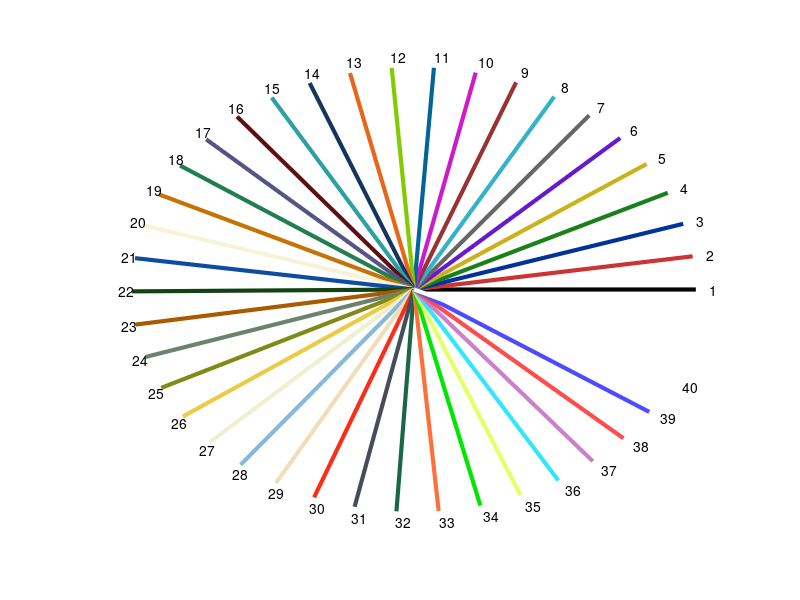

Write the MATLAB code that produced this figure.
% Color selecter: generating a 3-number vector code for a color.
% Syntax:
%            code = mycolor(colorcode,selectplate)
% Input:
%        [colorcode]: integer, selecting from the color plate
%                          e.g. colorcode = 3, means a dark blue from the defaultplate 'color'
%                                colorcode = 0 (default): will display the color plate assigned in a new figure
%                                colorcode = -1 ; return the colormap (3 * ?) matrix, specified in [selectplate]
%                                colorcode is a string (passed to selectplate), return colormap (as colorcode = -1);    
%        [selectplate]: a string, assign the plate you want to chose from
%                            'color': default
%                            'redblue': a red to blue bipolor scale
%                            'gray': a gray scale
%        * For detail of color plates type mycolor(0)
%                                                     mycolor(0,'redblue') 
%                                                     mycolor(0,'gray')
% Output: 
%        [code]: a vector of size 3, the code for the selected color
%-------------------------------------------------------------------------------
%
% Example: use in plot function
%
%            plot([1:10], rand(1,10),'color',mycolor(3))
%
% Example: to display color plate
%
%            mycolor(0,'redblue')         % display the red-blue color map
%            mycolor                            % equals to mycolor(0,'color') or mycolor(0), display the default color map
%
% Example: return colormap
%           cmap = mycolor(-1)
%           cmap = mycolor('color')
%           cmap = mycolor('redblue')        
%
% update 2015/09/21: mycolor(0) will display the color plate in a new figure
%                                add an optional input to select 'redblue' and 'gray' plate
% update 2015/10/14: can take zero argument
% update 2015/10/29: Add usage as colormap
% update 2016/07/28: Add some colors, and white
function code = mycolor(colorcode, selectplate)
if (nargin < 1), colorcode = 0; end;

if (nargin < 2) 
        if ischar(colorcode)
        selectplate = colorcode; colorcode = -1; % set it -1 so it won't be passed through other output
         % output is the whole colormap   
        else
         selectplate = 'color' ;      
        end
end

%% Making color map

mycolors(1,:) = ([0 0 0]);
mycolors(2,:) = ([0.8 0.2 0.2]);
mycolors(3,:) = ([0.0 0.2 0.6]);
mycolors(4,:) = ([0.1 0.5 0.1]);
mycolors(5,:) = ([0.8 0.7 0.1]);
mycolors(6,:) = ([0.4 0.1 0.8]);
mycolors(7,:) = ([0.4 0.4 0.4]);
mycolors(8,:) = ([0.2 0.7 0.8]);
mycolors(9,:) = ([0.6 0.2 0.2]);
mycolors(10,:) = ([0.8 0.1 0.8]);
mycolors(11,:) = ([0.0 0.4 0.6]);
mycolors(12,:) = ([0.5 0.8 0.0]);
mycolors(13,:) = ([0.9 0.4 0.1]);
% 
mycolors(14,:) =([0.0745    0.2078    0.3686]);
mycolors(15,:) =([0.1765    0.6275    0.6431]);
mycolors(16,:) =([0.3725    0.0588    0.0784]);
mycolors(17,:) =([0.3339    0.3335    0.5202]);
mycolors(18,:) =([0.1373    0.4902    0.3255]);
mycolors(19,:) =([0.7765    0.4510    0.0196]);
mycolors(20,:) =([0.9725    0.9529    0.8431]);
%
mycolors(21,:) =([0.0588    0.2941    0.6353]);
mycolors(22,:) =([0.0784    0.2588    0.0745]);
mycolors(23,:) =([0.6588    0.3529         0]);
mycolors(24,:) =([0.4196    0.5098    0.4314]);
mycolors(25,:) =([0.4980    0.5412    0.0902]);
mycolors(26,:) =([0.9216    0.7961    0.2745]);
mycolors(27,:) =([0.9408    0.9369    0.8114]);
%
mycolors(28,:) =([0.5333    0.7216    0.8471]);
mycolors(29,:) =([0.9373    0.8706    0.7216]);
mycolors(30,:) =([0.9725    0.1804    0.0863]);
mycolors(31,:) =([0.2706    0.3020    0.3569]);
mycolors(32,:) =([0.0980    0.4039    0.2667]);
mycolors(33,:) =([0.9922    0.4392    0.2353]);
mycolors(34,:) =([0 0.9 0]);
mycolors(35,:) =([0.9 1 0.4]);
mycolors(36,:) =([0.2 0.9 1]);
mycolors(37,:) =([0.8 0.5 0.8]);
mycolors(38,:) =([1 0.3 0.3]);
mycolors(39,:) =([0.3 0.3 1 ]);
mycolors(40, :) =([1  1  1] );
%% making a gray map
mygrays(1,:)= ([0 0 0]);
mygrays(2,:)= ([0.3 0.3 0.3]);
mygrays(3,:)= ([0.45 0.45 0.45]);
mygrays(4,:)= ([0.6 0.6 0.6]);
mygrays(5,:)= ([0.8 0.8 0.8]);
mygrays(6,:)= ([0.9 0.9 0.9]);
%% making my red-blue color map
for r = 1:32
myredblues(r,:) = [0.85 0.05 0.05]+[0 0.8 0.8]*(r/33);
end
for b = 1:32
myredblues(b+32,:) = [0.05 0.05 0.85]+[0.8 0.8 0]*((33-b)/33);
end 
%% 
if colorcode > 0
    if strcmp(selectplate,'color')
    code = mycolors(colorcode,:) ;
    else if strcmp(selectplate,'redblue')
              code = myredblues(colorcode,:) ;
           else if strcmp(selectplate,'gray')
                  code = mygrays(colorcode,:) ;
               else 
                    error('input [selectcolor] not recognized');
               end
        end
    end
end
%% If input colorcode == 0, display the color plate
if colorcode==0
    disp('Display color plate for you to chose.')
    %%%%%%%%%%%%%%%%%%%%%%%%%%%%%%%%%%%%%%%%%%%%%%%%
    figure
    %%% making color plate for red-blues
      if strcmp(selectplate,'redblue')
          for c = 0:63
                plot([0 cos(0.098*c)],[0 sin(0.098*c)],'Linewidth',3,'color',myredblues(c+1,:));hold on
                text(cos(0.098*c)*1.05,sin(0.098*c)*1.05,num2str(c+1));
          end
      end
      %%% making color plate for [mycolor]
      if strcmp(selectplate,'color')
            [n,p] = size(mycolors);
            for c = 0:n-1
                plot([0 cos(0.15*c)],[0 sin(0.15*c)],'Linewidth',3,'color',mycolors(c+1,:));hold on
                text(cos(0.15*c)*1.05,sin(0.15*c)*1.05,num2str(c+1))
            end
      end
      %%% making color plate for grays
      if strcmp(selectplate,'gray')
          [n,p] = size(mygrays);
          for c = 0:n-1
             plot([0 cos(0.2*c)],[0 sin(0.2*c)],'Linewidth',3,'color',mygrays(c+1,:));hold on
            text(cos(0.2*c)*1.05,sin(0.2*c)*1.05,num2str(c+1));
           end
     end
 axis([-1.1 1.1 -1.1 1.1])
axis off
end

%% If input colorcode == -1, output is the whole colormap
if colorcode == -1
        if strcmp(selectplate,'color')
                code=mycolors;
        end
        if strcmp(selectplate,'redblue')
                code=myredblues;
        end
        if strcmp(selectplate,'gray')
                code=mygrays;
        end
end